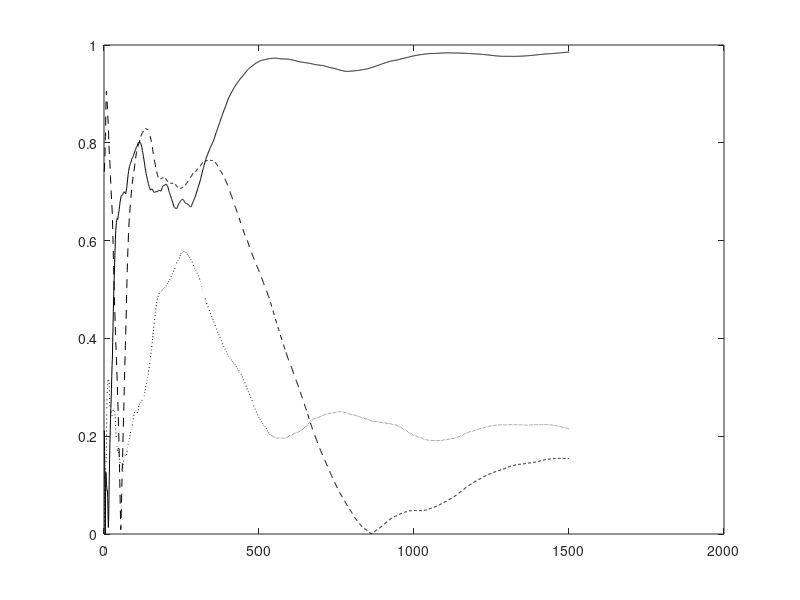

The MATLAB script that drew this image: (Note: this script raises an error after producing the figure.)
% This code is written to support the experiments in the book titled:
% Adaptive Machine Learning Algorithms with Python
% by
% Chanchal Chatterjee
% December 2021
% Adaptive SVD OJA Algorithm 

function SVDOJA();

clear all; 
close all; 

% Number of samples N and dimension D
eta0 = 200;
nSamples = 500;
nDim1 = 5;
nDim2 = 7;
nEpochs = 3;
randn('state',0);

% Generate the x random vectors
for i = 1 : nSamples
   for j = 1 : nDim1
      x(j,i) = (20-2*j)*randn;
   end
end
meanX = zeros(nDim1,1);
for i = 1 : nSamples
   meanX = meanX + x(:,i)/nSamples;
end
for i = 1 : nSamples
   x(:,i) = x(:,i) - meanX;
end

% Generate the y random vectors
for i = 1 : nSamples
   for j = 1 : nDim2
      y(j,i) = 3*randn;
   end
end
meanY = zeros(nDim2,1);
for i = 1 : nSamples
   meanY = meanY + y(:,i)/nSamples;
end
for i = 1 : nSamples
   y(:,i) = y(:,i) - meanY;
end

% Generate the Atrue matrix
Ctrue = zeros(nDim1,nDim2);
for i = 1 : nSamples
   Ctrue = Ctrue + x(:,i)*y(:,i)'/nSamples;
end
Ctrue

% Compute the true eigenvectors and eigenvalues
[U,D,V] = svd(Ctrue);
U
V
D
dg = diag(D)'

% Run the adaptive algorithm
C = zeros(nDim1,nDim2);
Z1 = zeros(nDim1,nDim1);
Z2 = zeros(nDim2,nDim2);
I1 = eye(nDim1,nDim1);
I2 = eye(nDim2,nDim2);
A = zeros(nDim1+nDim2,nDim1+nDim2);
W = 0.1 * ones(nDim1+nDim2,nDim2);
for epoch = 1 : nEpochs
    for iter = 1 : nSamples
        Ck   = x(:,iter) * y(:,iter)';
        C    = C + (1.0/(nSamples*(epoch-1) + iter))*(Ck - C);
        A    = [I1,C;C',I2];
        etat = 1.0 / (eta0 + nSamples*(epoch-1) + iter);
        W    = W + etat*(A*W - 0.5*W*triu(W'*A*W));
      
        U1 = W(1:nDim1,1:nDim1);
        for i = 1 : nDim1
            a = norm(U1(:,i));
            U1(:,i) = U1(:,i) / a;
        end
        V1 = W(nDim1+1:nDim1+nDim2,1:nDim2);
        for i = 1 : nDim2
            a = norm(V1(:,i));
   		    V1(:,i) = V1(:,i) / a;
        end
        cos_t1(:,nSamples*(epoch-1) + iter) = abs(diag(U1'*U));
        cos_t2(:,nSamples*(epoch-1) + iter) = abs(diag(V1'*V));
    end
end

% Check the final norms
U1 = W(1:nDim1,1:nDim1);
U1byNorm = U1*sqrt(inv(diag(diag(U1'*U1))));
for i = 1 : nDim1
    UNorm(i) = norm(U1(:,i));
end
V1 = W(nDim1+1:nDim1+nDim2,1:nDim2);
V1byNorm = V1*sqrt(inv(diag(diag(V1'*V1))));
for i = 1 : nDim2
    VNorm(i) = norm(V1(:,i));
end
UNorm
VNorm
U1byNorm
V1byNorm
dd = diag(U1byNorm'*C*V1byNorm);
dd'

for iter = 1 : nSamples*nEpochs
   ind(iter) = iter;
end

if (1)

% Plot the convergence results
figure(1);
plot(ind,cos_t1(1,:),'k-'); hold on;
plot(ind,cos_t1(2,:),'k:'); hold on;
plot(ind,cos_t1(3,:),'k--'); hold on;
legend('Component1 of U','Component2 of U','Component3 of U',0);
xlabel('Number of Samples');
ylabel('Direction Cosines for Components of U');
hold off;

% Plot the convergence results
figure(2);
plot(ind,cos_t2(1,:),'k-'); hold on;
plot(ind,cos_t2(2,:),'k:'); hold on;
plot(ind,cos_t2(3,:),'k--'); hold on;
legend('Component1 of V','Component2 of V','Component3 of V',0);
xlabel('Number of Samples');
ylabel('Direction Cosines for Components of V');
hold off;


else

plot(ind,cos_t1(1,:),'k-'); hold on;
plot(ind,cos_t1(2,:),'k:');
plot(ind,cos_t1(3,:),'k-.');
plot(ind,cos_t1(4,:),'k--');

plot(ind,cos_t2(1,:),'r-');
plot(ind,cos_t2(2,:),'r:');
plot(ind,cos_t2(3,:),'r-.');
plot(ind,cos_t2(4,:),'r--');
hold off;

end
